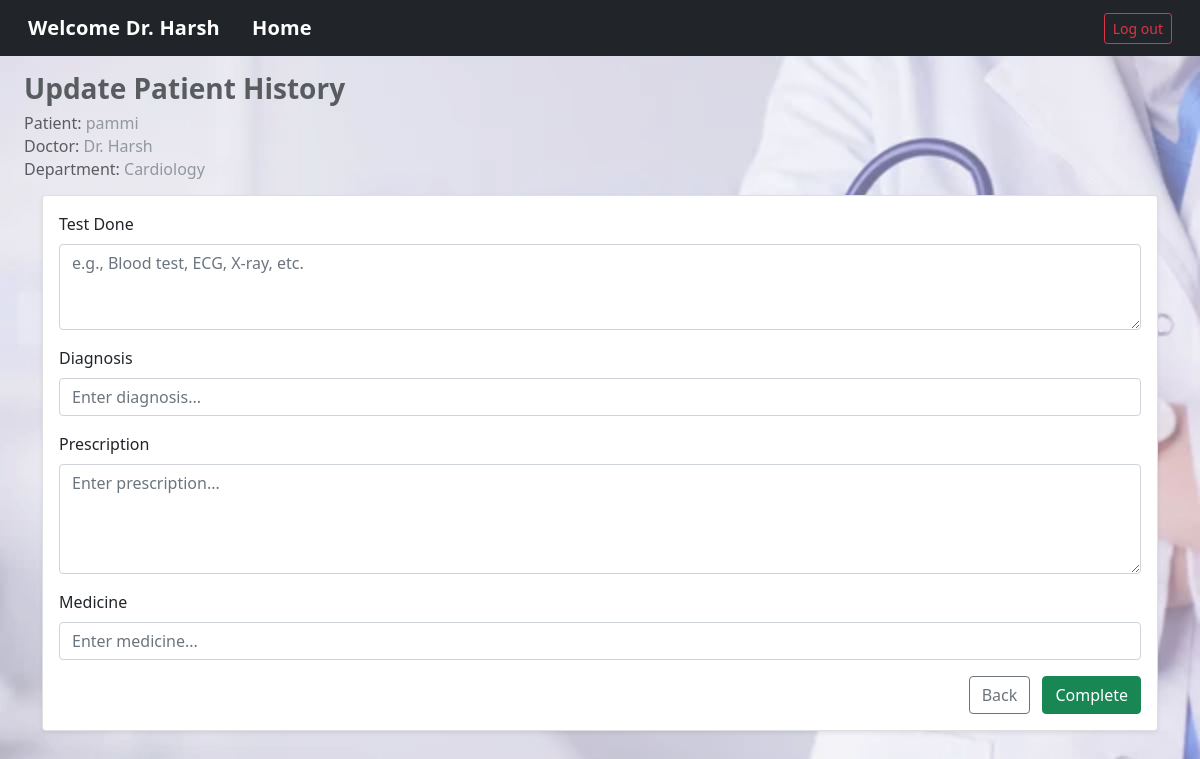
The page /appointments/1/history/update on the database its author committed.
### models.py (models this page shows)
class Doctor(db.Model):
    __tablename__ = "doctor"
    id = db.Column(db.Integer, primary_key=True)
    email = db.Column(db.String(120), unique=True, nullable=False)
    username = db.Column(db.String(80), unique=True, nullable=False)
    name = db.Column(db.String(80), nullable=False)
    password = db.Column(db.String(255), nullable=False)
    description = db.Column(db.Text, nullable=False)
    experience = db.Column(db.Integer, nullable=False)
    is_blacklisted = db.Column(db.Boolean, default=False, nullable=False)
    department_id = db.Column(db.Integer, db.ForeignKey("department.id"), nullable=False)
    availabilities = db.relationship("Availability", backref="doctor", lazy=True)
    appointments = db.relationship("Appointment", backref="doctor", lazy=True)

class Patient(db.Model):
    __tablename__ = "patient"
    id = db.Column(db.Integer, primary_key=True)
    email = db.Column(db.String(120), unique=True, nullable=False)
    username = db.Column(db.String(80), unique=True, nullable=False)
    name = db.Column(db.String(80), nullable=False)
    password = db.Column(db.String(255), nullable=False)
    age = db.Column(db.Integer, nullable=False)
    gender = db.Column(db.String(10), nullable=False)
    is_blacklisted = db.Column(db.Boolean, default=False, nullable=False)
    appointments = db.relationship("Appointment", backref="patient", lazy=True)

class Department(db.Model):
    __tablename__ = "department"
    id = db.Column(db.Integer, primary_key=True)
    name = db.Column(db.String(80), unique=True, nullable=False)
    overview = db.Column(db.Text, nullable=False)
    doctors = db.relationship("Doctor", backref="department", lazy=True)

### app.py (the view, shortened to what this page needs)
@app.route("/appointments/<int:appointment_id>/history/update", methods=["GET", "POST"])
def update_patient_history(appointment_id):
    appt = Appointment.query.get_or_404(appointment_id)
    return render_template("update_patient_history.html", appt=appt)

### templates/update_patient_history.html (shortened to what this page needs)
<!DOCTYPE html>
<html lang="en">
  <head>
    <link rel="stylesheet" href="/static/css/style.css" />
    <link
      href="https://cdn.jsdelivr.net/npm/bootstrap@5.0.2/dist/css/bootstrap.min.css"
      rel="stylesheet"
    />
  </head>
  <body class="bg-light">
    <nav class="navbar navbar-dark bg-dark px-3">
      <div class="container-fluid d-flex justify-content-between align-items-center">
        <div class="d-flex align-items-center">
          <span class="navbar-brand fw-bold">Welcome Dr. {{ appt.doctor.name }}</span>
          <a href="/doctor/{{ appt.doctor_id }}/dashboard" class="navbar-brand ms-3">Home</a>
        </div>
        <form action="/logout" method="post" class="mb-0">
          <button type="submit" class="btn btn-outline-danger btn-sm">Log out</button>
        </form>
      </div>
    </nav>
    <div class="my-3 mx-4">
      <h3 class="fw-bold text-dark">Update Patient History</h3>
      <h6 class="mb-1">Patient: <span class="text-secondary">{{ appt.patient.username }}</span></h6>
      <h6 class="mb-1">Doctor: <span class="text-secondary">Dr. {{ appt.doctor.name }}</span></h6>
      <h6 class="mb-1">Department: <span class="text-secondary">{{ appt.doctor.department.name }}</span></h6>
    </div>
    <div class="container mt-2">
      <div class="card shadow-sm">
        <div class="card-body">
          <form method="POST" action="/appointments/{{ appt.id }}/history/update">
            <div class="mb-3">
              <label class="form-label" for="test_done">Test Done</label>
              <textarea
                class="form-control"
                id="test_done"
                name="test_done"
                rows="3"
                placeholder="e.g., Blood test, ECG, X-ray, etc."></textarea>
            </div>
            <div class="mb-3">
              <label class="form-label" for="diagnosis">Diagnosis</label>
              <input
                class="form-control"
                type="text"
                id="diagnosis"
                name="diagnosis"
                placeholder="Enter diagnosis..." />
            </div>
            <div class="mb-3">
              <label class="form-label" for="prescription">Prescription</label>
              <textarea
                class="form-control"
                id="prescription"
                name="prescription"
                rows="4"
                placeholder="Enter prescription..."></textarea>
            </div>
            <div class="mb-3">
              <label class="form-label" for="medicine">Medicine</label>
              <input
                class="form-control"
                type="text"
                id="medicine"
                name="medicine"
                placeholder="Enter medicine..." />
            </div>
            <div class="text-end">
              <a href="/doctor/{{ appt.doctor_id }}/dashboard" class="btn btn-outline-secondary me-2">Back</a>
              <button type="submit" name="action" value="complete" class="btn btn-success">
                Complete
              </button>
            </div>
          </form>
        </div>
      </div>
    </div>
  </body>
</html>

### static/css/style.css (style rules this page uses)
body { background: url('/static/images/hosp.jpg') no-repeat center center fixed; background-size: cover; font-family: Arial, Helvetica, sans-serif; min-height: 100vh; color: #212529; }
body::before { content: ""; position: fixed; inset: 0; background: rgba(255, 255, 255, 0.25); pointer-events: none; }
.card { border-radius: 12px; box-shadow: 0 6px 18px rgba(0,0,0,0.08); }
.form-control, .form-select, .btn { border-radius: 10px; }
.navbar .navbar-brand { font-weight: 600; letter-spacing: 0.2px; }

### rows shown on the page
Doctor: doctor.name "Harsh"
Patient: patient.username "pammi"
Department: doctor.department.name "Cardiology"
